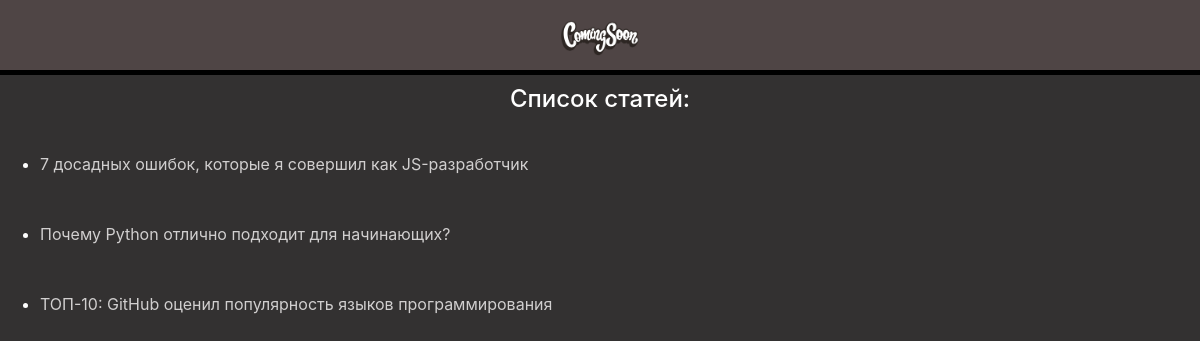
The page / on the database its author committed.
### main/models.py (models this page shows, shortened)
class Article(models.Model):
	article_title = models.CharField( 'Название статьи', max_length = 200)
	article_text = models.TextField('Текст статьи')
	release_date = models.DateField('Дата публикации')
	class Meta:
		verbose_name = "Статья"
		verbose_name_plural = 'Статьи'

### main/views.py (the view)
# urls.py: path('', views.index, name = "home"),
def index(request):
	latest_articles_list = Article.objects.order_by('release_date')[:5]
	return render(request, 'main/index.html', {'latest_articles_list' : latest_articles_list})

### main/templates/main/index.html (shortened to what this page needs)
{% extends 'main/layout.html' %}
{% load static %}
{% block content %}
	<div class="shapka">
		<img src="{% static 'main/img/logo.png' %}" alt="" width="100px" height="76px" class="logo">
	</div>
	<div class="content_1">
	<h4 class="title">Список статей:</h4>
	{% if latest_articles_list %}
		{% for a in latest_articles_list %}
			<ul class="article">
				<li>
				<a href="{% url 'main:detail' a.id %}">{{a.article_title}}</a><br>
				</li>
			</ul>
		{% endfor %}
	{% else %}
		Статьи не найдены
	{% endif %}
	</div>
{% endblock %}

### main/static/main/css/main.css (style rules this page uses)
div.shapka { width: 100%; height: 75px; background-color: rgb(79, 69, 69); border-bottom: solid 5px black; }
img.logo { margin: auto; display: block; }
body { background-color: #333131; color: #d1cfcf; }
div.content_1 { color: white; }
a:active, a:hover, a { text-decoration: none; color: #d1cfcf; }
h4.title { padding-top: 10px; text-align: center; }
ul.article { padding-top: 30px; }

### rows shown on the page
Article: article_title "7 досадных ошибок, которые я совершил как JS-разработчик"
Article: article_title "Почему Python отлично подходит для начинающих?"
Article: article_title "ТОП-10: GitHub оценил популярность языков программирования"
